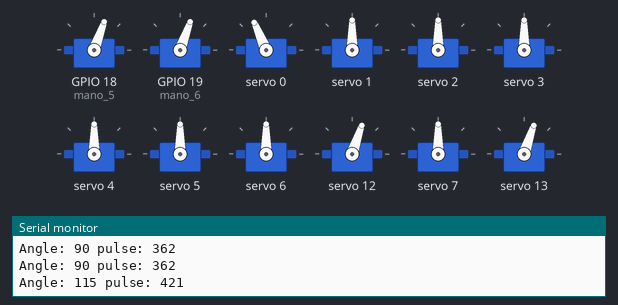
A program run on a simulated ESP32. Parts: 12 × servo, the last lines printed to the serial monitor. WiFi joins after 1.5 s; servers stay silent unless stated.

Above: at 7.0 s.
At 7.3 s:
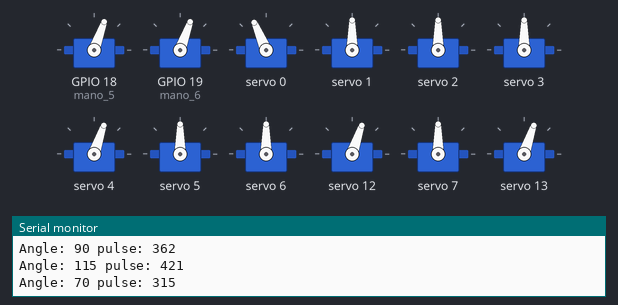
At 7.65 s:
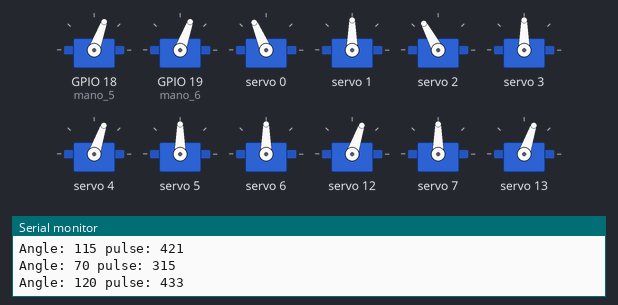
At 8.35 s:
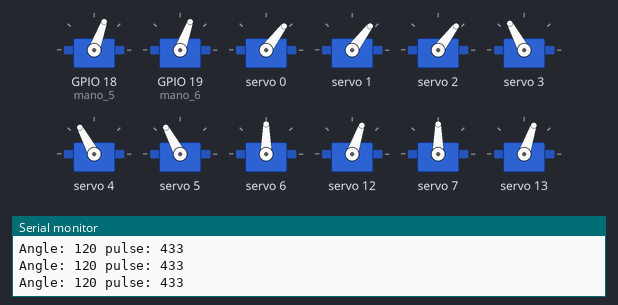
At 9.05 s:
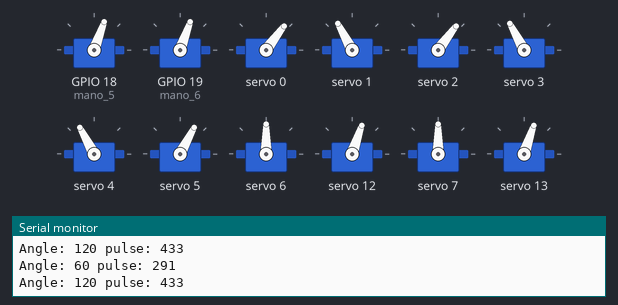
At 9.75 s:
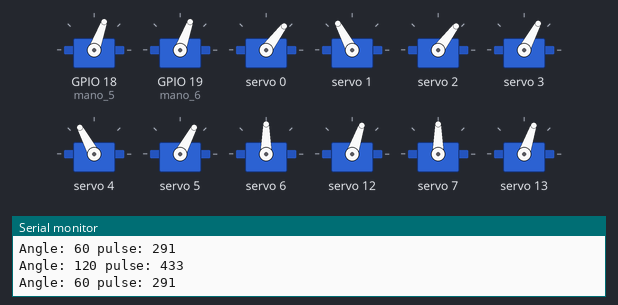
Timing chart, 0 to 13.4 s (numbered marks = the images above):
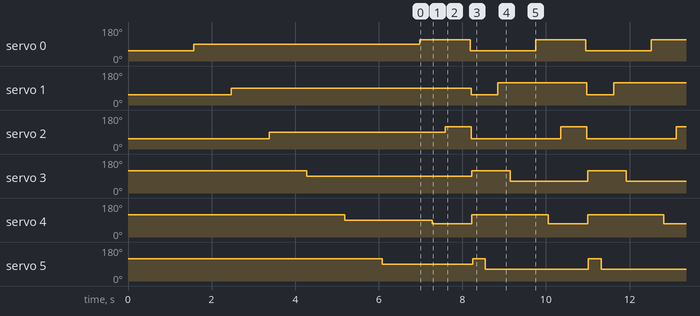

Measured:
- by itself, servo 0: repeats every 2.8 s: 113° 1.2 s, 53° 1.6 s
- by itself, servo 1: repeats every 2.8 s: 53° 0.64 s, 118° 2.1 s
- by itself, servo 2: repeats every 2.8 s: 118° 0.62 s, 53° 2.1 s
- by itself, servo 3: repeats every 2.8 s: 118° 0.92 s, 62° 1.8 s
- by itself, servo 4: repeats every 2.8 s: 71° 0.94 s, 118° 1.8 s
- by itself, servo 5: repeats every 2.8 s: 118° 0.30 s, 62° 2.5 s

The program:

main.cpp
```cpp
#include <WiFi.h>
#include <ESPAsyncWebServer.h>
#include <ESPmDNS.h>
#include <Update.h>
#include "pass.h"

//librerias para servos pca9685 y esp32 servo  agregado SPP
#include <Wire.h>  //i2c esp32
#include <Adafruit_PWMServoDriver.h> // Multiplexor pca9685 para arduino o esp8266 expansor de salidas analogicas
#include <ESP32Servo.h> // libreria para servos en esp32
//


/*Definiciones para el hexapodo agregado SPP*/
Servo servo;
Servo servo1;  //creamos un objeto servo

Adafruit_PWMServoDriver pwm = Adafruit_PWMServoDriver();

#define SERVOMIN  150 // this is the 'minimum' pulse length count (out of 4096)
#define SERVOMAX  575 // this is the 'maximum' pulse length count (out of 4096)


//pines conectados a las patas
#define pata_1 0
#define pata_2 1
#define pata_3 2
#define pata_4 3
#define pata_5 4
#define pata_6 5

//pines conectados codos - articulaciones

#define codo_1 6
#define codo_2 7
#define codo_3 8
#define codo_4 9
#define codo_5 10
#define codo_6 11

//pines conectados a mano

#define mano_1 12
#define mano_2 13
#define mano_3 14
#define mano_4 15
#define mano_5 18
#define mano_6 19

int t1=300000;


unsigned int contador = 0;
void espera(int valor){
 contador = millis()+valor;
 do{

 }while (contador <= millis());

}

int angleToPulse(int ang){
   int pulse = map(ang,0, 180, SERVOMIN,SERVOMAX);// map angle of 0 to 180 to Servo min and Servo max
   Serial.print("Angle: ");Serial.print(ang);
   Serial.print(" pulse: ");Serial.println(pulse);
   return pulse;
}

void configurar_servos()
{
  int t1=10000;
    pwm.setPWM(pata_1, 0, angleToPulse(50)) ;
   delayMicroseconds(t1);

   pwm.setPWM(pata_2, 0, angleToPulse(50)) ;
   delayMicroseconds(t1);

   pwm.setPWM(pata_3, 0, angleToPulse(50)) ;
   delayMicroseconds(t1);

   pwm.setPWM(pata_4, 0, angleToPulse(120)) ;
   delayMicroseconds(t1);

   pwm.setPWM(pata_5, 0, angleToPulse(120)) ;
   delayMicroseconds(t1);

   pwm.setPWM(pata_6, 0, angleToPulse(120)) ;
   delayMicroseconds(t1);

    }


  void configurar_servos(int t1)
{
  int i;


  for (i=0;i<=15;i++) // 0  a 16 pines del pca9685
  {
  pwm.setPWM(i, 0, angleToPulse(90) );
  delayMicroseconds(t1);
  }

  // 2 servos esp32
  servo.write(90);
  delayMicroseconds(t1);
  servo1.write(90);
  delayMicroseconds(t1);

}
void bajar(){

  pwm.setPWM(codo_1, 0, angleToPulse(130)) ;  //  0 90 180
   espera(t1);
  pwm.setPWM(mano_1, 0, angleToPulse(130)) ;
    delayMicroseconds(t1);
  pwm.setPWM(pata_1, 0, angleToPulse(90)) ;
    delayMicroseconds(t1);

  pwm.setPWM(codo_2, 0, angleToPulse(130)) ;  //  0 90 180
    delayMicroseconds(t1);
  pwm.setPWM(mano_2, 0, angleToPulse(130)) ;
    delayMicroseconds(t1);
  pwm.setPWM(pata_2, 0, angleToPulse(90)) ;
    delayMicroseconds(t1);

  pwm.setPWM(codo_3, 0, angleToPulse(130)) ;
    delayMicroseconds(t1);
  pwm.setPWM(mano_3, 0, angleToPulse(130)) ;
    delayMicroseconds(t1);
  pwm.setPWM(pata_3, 0, angleToPulse(90)) ;
    delayMicroseconds(t1);

  pwm.setPWM(codo_4, 0, angleToPulse(130)) ;
    delayMicroseconds(t1);
  pwm.setPWM(mano_4, 0, angleToPulse(130)) ;
    delayMicroseconds(t1);
  pwm.setPWM(pata_4, 0, angleToPulse(90)) ;
    delayMicroseconds(t1);

 pwm.setPWM(codo_5, 0, angleToPulse(130)) ;  //  0 90 180
    delayMicroseconds(t1);
  pwm.setPWM(mano_5, 0, angleToPulse(130)) ;
    delayMicroseconds(t1);
  pwm.setPWM(pata_5, 0, angleToPulse(90)) ;
    delayMicroseconds(t1);

  pwm.setPWM(codo_6, 0, angleToPulse(130)) ;
    delayMicroseconds(t1);
  pwm.setPWM(mano_6, 0, angleToPulse(130)) ;
    delayMicroseconds(t1);
  pwm.setPWM(pata_6, 0, angleToPulse(90)) ;
    delayMicroseconds(t1);


  }

void bajar2(){

  pwm.setPWM(pata_1, 0, angleToPulse(90)) ;
    delayMicroseconds(t1);
  pwm.setPWM(codo_1, 0, angleToPulse(90)) ;  //  0 90 180
    delayMicroseconds(t1);
  pwm.setPWM(mano_1, 0, angleToPulse(70)) ;
    delayMicroseconds(t1);

  pwm.setPWM(pata_2, 0, angleToPulse(90)) ;
    delayMicroseconds(t1);
  pwm.setPWM(codo_2, 0, angleToPulse(90)) ;  //  0 90 180
    delayMicroseconds(t1);
  pwm.setPWM(mano_2, 0, angleToPulse(70)) ;
    delayMicroseconds(t1);


  pwm.setPWM(pata_3, 0, angleToPulse(90)) ;
    delayMicroseconds(t1);
  pwm.setPWM(codo_3, 0, angleToPulse(90)) ;
    delayMicroseconds(t1);
  pwm.setPWM(mano_3, 0, angleToPulse(70)) ;
    delayMicroseconds(t1);

  pwm.setPWM(pata_4, 0, angleToPulse(90)) ;
    delayMicroseconds(t1);
  pwm.setPWM(codo_4, 0, angleToPulse(90)) ;
    delayMicroseconds(t1);
  pwm.setPWM(mano_4, 0, angleToPulse(70)) ;
    delayMicroseconds(t1);

  pwm.setPWM(pata_5, 0, angleToPulse(90)) ;
    delayMicroseconds(t1);
  pwm.setPWM(codo_5, 0, angleToPulse(90)) ;
    delayMicroseconds(t1);

  servo.write(70);
    delayMicroseconds(t1);


  pwm.setPWM(pata_6, 0, angleToPulse(90)) ;
    delayMicroseconds(t1);

  pwm.setPWM(codo_6, 0, angleToPulse(90)) ;
    delayMicroseconds(t1);
  servo1.write(70);
    delayMicroseconds(t1);

  }

void adelante_A()
{
  //configurar_servos();

   pwm.setPWM(pata_1, 0, angleToPulse(115)) ;
   delayMicroseconds(t1);

   pwm.setPWM(pata_5, 0, angleToPulse(70)) ;
   delayMicroseconds(t1);

   pwm.setPWM(pata_3, 0, angleToPulse(120)) ;
   delayMicroseconds(t1);
  }

void adelante_B()
{
  //configurar_servos();
    pwm.setPWM(pata_6, 0, angleToPulse(60)) ;
   delayMicroseconds(t1);

   pwm.setPWM(pata_2, 0, angleToPulse(120)) ;
   delayMicroseconds(t1);

   pwm.setPWM(pata_4, 0, angleToPulse(60)) ;
   delayMicroseconds(t1);


  }

 void empuje()
 {
  int t1=10000;
    pwm.setPWM(pata_1, 0, angleToPulse(50)) ;
   delayMicroseconds(t1);

   pwm.setPWM(pata_2, 0, angleToPulse(50)) ;
   delayMicroseconds(t1);

   pwm.setPWM(pata_3, 0, angleToPulse(50)) ;
   delayMicroseconds(t1);

   pwm.setPWM(pata_4, 0, angleToPulse(120)) ;
   delayMicroseconds(t1);

   pwm.setPWM(pata_5, 0, angleToPulse(120)) ;
   delayMicroseconds(t1);

   pwm.setPWM(pata_6, 0, angleToPulse(120)) ;
   delayMicroseconds(t1);

    }
/* fin agregados*/


AsyncWebServer server(80);

boolean wifiConnect(char* host) {
#ifdef MYSSID
  WiFi.begin(MYSSID,PASSWD);
  WiFi.waitForConnectResult();
#else
  WiFi.begin();
  WiFi.waitForConnectResult();
#endif
  Serial.println(WiFi.localIP());
  return (WiFi.status() == WL_CONNECTED);
}

void handleRoot(AsyncWebServerRequest *request) {
  request->redirect("/update");
}

void handleUpdate(AsyncWebServerRequest *request) {
  char* html = "<form method='POST' action='/doUpdate' enctype='multipart/form-data'><input type='file' name='update'><input type='submit' value='Update'></form>";
  request->send(200, "text/html", html);
}

void handleDoUpdate(AsyncWebServerRequest *request, const String& filename, size_t index, uint8_t *data, size_t len, bool final) {
  if (!index){
    log_i("Update");
    // if filename includes spiffs, update the spiffs partition
    int cmd = (filename.indexOf("spiffs") > -1) ? U_SPIFFS : U_FLASH;
    if (!Update.begin(UPDATE_SIZE_UNKNOWN, cmd)) {
      Update.printError(Serial);
    }
  }

  if (Update.write(data, len) != len) {
    Update.printError(Serial);
  }

  if (final) {
    AsyncWebServerResponse *response = request->beginResponse(302, "text/plain", "Please wait while the switch reboots");
    response->addHeader("Refresh", "20");
    response->addHeader("Location", "/");
    request->send(response);
    if (!Update.end(true)){
      Update.printError(Serial);
    } else {
      Serial.println("Update complete");
      Serial.flush();
      ESP.restart();
    }
  }
}

boolean webInit() {
  server.on("/", HTTP_GET, [](AsyncWebServerRequest *request) {request->redirect("/update");});
  server.on("/update", HTTP_GET, [](AsyncWebServerRequest *request){handleUpdate(request);});
  server.on("/doUpdate", HTTP_POST,
    [](AsyncWebServerRequest *request) {},
    [](AsyncWebServerRequest *request, const String& filename, size_t index, uint8_t *data,
                  size_t len, bool final) {handleDoUpdate(request, filename, index, data, len, final);}
  );
  server.onNotFound([](AsyncWebServerRequest *request){request->send(404);});
  server.begin();
  return 0;
}

//Modificaciones al programa original OTA para hexapodo

//

void setup() {
  Serial.begin(115200);
  char host[16];
  snprintf(host, 16, "ESP%012llX", ESP.getEfuseMac());
  if(!wifiConnect(host)) {
    Serial.println("Connection failed");
    return;
  }
  MDNS.begin(host);
  if(webInit()) MDNS.addService("http", "tcp", 80);
  Serial.printf("Ready! Open http://%s.local in your browser\n", host);

/*Agregados para el hexapodo SPP */
  pwm.begin();
  pwm.setPWMFreq(60);  // Analog servos run at ~60 Hz updates

  servo.setPeriodHertz(60);    // standard 50 hz servo
  servo.attach(mano_5, 1000, 2000); // attaches the servo on pin 18 to the servo object

  servo1.setPeriodHertz(60);    // standard 50 hz servo
  servo1.attach(mano_6, 1000, 2000); // attaches the servo on pin 18 to the servo object
  configurar_servos();
  bajar2();

}

void loop()
{
 adelante_A();
 delay(300);
 empuje();
 delay(300);
 adelante_B();
 delay(300);

 //vTaskDelete(NULL);
}
```

pass.h
```cpp
//paswords
#define WIFI_SSID         "TU ROUTER"
#define WIFI_PASS         "TU PASSWORD"
```
